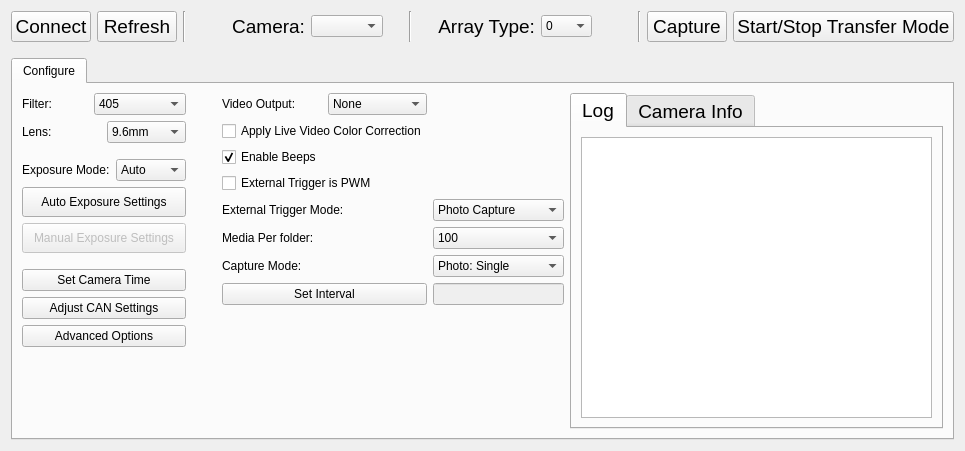
      <widget class="QWidget" name="KernelTab">
       <attribute name="title">
        <string>    Kernel    </string>
       </attribute>
       <layout class="QGridLayout" name="gridLayout_5">
        <item row="0" column="0">
         <layout class="QHBoxLayout" name="horizontalLayout_4">
          <item>
           <widget class="QPushButton" name="KernelConnect">
            <property name="font">
             <font>
              <pointsize>14</pointsize>
              <weight>50</weight>
              <bold>false</bold>
             </font>
            </property>
            <property name="text">
             <string>Connect</string>
            </property>
           </widget>
          </item>
          <item>
           <widget class="QPushButton" name="KernelRefreshButton">
            <property name="font">
             <font>
              <pointsize>14</pointsize>
              <weight>50</weight>
              <bold>false</bold>
             </font>
            </property>
            <property name="text">
             <string>Refresh</string>
            </property>
           </widget>
          </item>
          <item>
           <widget class="Line" name="line_2">
            <property name="orientation">
             <enum>Qt::Vertical</enum>
            </property>
           </widget>
          </item>
          <item>
           <spacer name="horizontalSpacer_16">
            <property name="orientation">
             <enum>Qt::Horizontal</enum>
            </property>
            <property name="sizeType">
             <enum>QSizePolicy::Fixed</enum>
            </property>
            <property name="sizeHint" stdset="0">
             <size>
              <width>40</width>
              <height>20</height>
             </size>
            </property>
           </spacer>
          </item>
          <item>
           <widget class="QLabel" name="label_6">
            <property name="enabled">
             <bool>true</bool>
            </property>
            <property name="font">
             <font>
              <pointsize>14</pointsize>
             </font>
            </property>
            <property name="text">
             <string>Camera:</string>
            </property>
            <property name="alignment">
             <set>Qt::AlignRight|Qt::AlignTrailing|Qt::AlignVCenter</set>
            </property>
           </widget>
          </item>
          <item>
           <widget class="QComboBox" name="KernelCameraSelect">
            <property name="enabled">
             <bool>true</bool>
            </property>
           </widget>
          </item>
          <item>
           <spacer name="horizontalSpacer_17">
            <property name="orientation">
             <enum>Qt::Horizontal</enum>
            </property>
            <property name="sizeType">
             <enum>QSizePolicy::Fixed</enum>
            </property>
            <property name="sizeHint" stdset="0">
             <size>
              <width>20</width>
              <height>20</height>
             </size>
            </property>
           </spacer>
          </item>
          <item>
           <widget class="Line" name="line">
            <property name="orientation">
             <enum>Qt::Vertical</enum>
            </property>
           </widget>
          </item>
          <item>
           <spacer name="horizontalSpacer_15">
            <property name="orientation">
             <enum>Qt::Horizontal</enum>
            </property>
            <property name="sizeType">
             <enum>QSizePolicy::Fixed</enum>
            </property>
            <property name="sizeHint" stdset="0">
             <size>
              <width>20</width>
              <height>20</height>
             </size>
            </property>
           </spacer>
          </item>
          <item>
           <widget class="QLabel" name="label_3">
            <property name="font">
             <font>
              <pointsize>14</pointsize>
             </font>
            </property>
            <property name="text">
             <string>Array Type:</string>
            </property>
            <property name="alignment">
             <set>Qt::AlignRight|Qt::AlignTrailing|Qt::AlignVCenter</set>
            </property>
           </widget>
          </item>
          <item>
           <widget class="QComboBox" name="KernelArraySelect">
            <item>
             <property name="text">
              <string>0</string>
             </property>
            </item>
            <item>
             <property name="text">
              <string>1</string>
             </property>
            </item>
            <item>
             <property name="text">
              <string>2</string>
             </property>
            </item>
            <item>
             <property name="text">
              <string>3</string>
             </property>
            </item>
            <item>
             <property name="text">
              <string>4</string>
             </property>
            </item>
            <item>
             <property name="text">
              <string>5</string>
             </property>
            </item>
            <item>
             <property name="text">
              <string>6</string>
             </property>
            </item>
            <item>
             <property name="text">
              <string>7</string>
             </property>
            </item>
            <item>
             <property name="text">
              <string>8</string>
             </property>
            </item>
            <item>
             <property name="text">
              <string>9</string>
             </property>
            </item>
            <item>
             <property name="text">
              <string>10</string>
             </property>
            </item>
            <item>
             <property name="text">
              <string>11</string>
             </property>
            </item>
            <item>
             <property name="text">
              <string>12</string>
             </property>
            </item>
            <item>
             <property name="text">
              <string>13</string>
             </property>
            </item>
            <item>
             <property name="text">
              <string>14</string>
             </property>
            </item>
            <item>
             <property name="text">
              <string>15</string>
             </property>
            </item>
            <item>
             <property name="text">
              <string>100</string>
             </property>
            </item>
            <item>
             <property name="text">
              <string>101</string>
             </property>
            </item>
           </widget>
          </item>
          <item>
           <spacer name="horizontalSpacer">
            <property name="orientation">
             <enum>Qt::Horizontal</enum>
            </property>
            <property name="sizeType">
             <enum>QSizePolicy::Fixed</enum>
            </property>
            <property name="sizeHint" stdset="0">
             <size>
              <width>40</width>
              <height>20</height>
             </size>
            </property>
           </spacer>
          </item>
          <item>
           <widget class="Line" name="line_3">
            <property name="orientation">
             <enum>Qt::Vertical</enum>
            </property>
           </widget>
          </item>
          <item>
           <widget class="QPushButton" name="KernelCaptureButton">
            <property name="font">
             <font>
              <pointsize>14</pointsize>
             </font>
            </property>
            <property name="text">
             <string>Capture</string>
            </property>
           </widget>
          </item>
          <item>
           <widget class="QPushButton" name="KernelTransferButton">
            <property name="font">
             <font>
              <pointsize>14</pointsize>
             </font>
            </property>
            <property name="text">
             <string>Start/Stop Transfer Mode</string>
            </property>
            <property name="checkable">
             <bool>true</bool>
            </property>
            <property name="checked">
             <bool>false</bool>
            </property>
           </widget>
          </item>
         </layout>
        </item>
        <item row="1" column="0">
         <spacer name="verticalSpacer_27">
          <property name="orientation">
           <enum>Qt::Vertical</enum>
          </property>
          <property name="sizeType">
           <enum>QSizePolicy::Fixed</enum>
          </property>
          <property name="sizeHint" stdset="0">
           <size>
            <width>20</width>
            <height>10</height>
           </size>
          </property>
         </spacer>
        </item>
        <item row="2" column="0">
         <widget class="QTabWidget" name="tabWidget_2">
          <property name="sizePolicy">
           <sizepolicy hsizetype="Expanding" vsizetype="MinimumExpanding">
            <horstretch>0</horstretch>
            <verstretch>0</verstretch>
           </sizepolicy>
          </property>
          <property name="currentIndex">
           <number>0</number>
          </property>
          <widget class="QWidget" name="tab_3">
           <attribute name="title">
            <string>Configure</string>
           </attribute>
           <layout class="QGridLayout" name="gridLayout_9">
            <item row="0" column="0">
             <layout class="QVBoxLayout" name="verticalLayout_39">
              <item>
               <layout class="QHBoxLayout" name="horizontalLayout_21">
                <item>
                 <layout class="QVBoxLayout" name="verticalLayout_4">
                  <item>
                   <layout class="QVBoxLayout" name="verticalLayout">
                    <item>
                     <layout class="QHBoxLayout" name="horizontalLayout_19">
                      <item>
                       <widget class="QLabel" name="label_11">
                        <property name="text">
                         <string>Filter:</string>
                        </property>
                       </widget>
                      </item>
                      <item>
                       <widget class="QComboBox" name="KernelFilterSelect">
                        <item>
                         <property name="text">
                          <string>405</string>
                         </property>
                        </item>
                        <item>
                         <property name="text">
                          <string>450</string>
                         </property>
                        </item>
                        <item>
                         <property name="text">
                          <string>490</string>
                         </property>
                        </item>
                        <item>
                         <property name="text">
                          <string>518</string>
                         </property>
                        </item>
                        <item>
                         <property name="text">
                          <string>550</string>
                         </property>
                        </item>
                        <item>
                         <property name="text">
                          <string>590</string>
                         </property>
                        </item>
                        <item>
                         <property name="text">
                          <string>615</string>
                         </property>
                        </item>
                        <item>
                         <property name="text">
                          <string>632</string>
                         </property>
                        </item>
                        <item>
                         <property name="text">
                          <string>650</string>
                         </property>
                        </item>
                        <item>
                         <property name="text">
                          <string>685</string>
                         </property>
                        </item>
                        <item>
                         <property name="text">
                          <string>725</string>
                         </property>
                        </item>
                        <item>
                         <property name="text">
                          <string>780</string>
                         </property>
                        </item>
                        <item>
                         <property name="text">
                          <string>808</string>
                         </property>
                        </item>
                        <item>
                         <property name="text">
                          <string>850</string>
                         </property>
                        </item>
                        <item>
                         <property name="text">
                          <string>880</string>
                         </property>
                        </item>
                        <item>
                         <property name="text">
                          <string>940</string>
                         </property>
                        </item>
                        <item>
                         <property name="text">
                          <string>945</string>
                         </property>
                        </item>
                        <item>
                         <property name="text">
                          <string>RGB</string>
                         </property>
                        </item>
                        <item>
                         <property name="text">
                          <string>UVR</string>
                         </property>
                        </item>
                        <item>
                         <property name="text">
                          <string>NGB</string>
                         </property>
                        </item>
                        <item>
                         <property name="text">
                          <string>RGN</string>
                         </property>
                        </item>
                        <item>
                         <property name="text">
                          <string>NO FILTER</string>
                         </property>
                        </item>
                       </widget>
                      </item>
                     </layout>
                    </item>
                    <item>
                     <layout class="QHBoxLayout" name="horizontalLayout_20">
                      <item>
                       <widget class="QLabel" name="label">
                        <property name="text">
                         <string>Lens:</string>
                        </property>
                       </widget>
                      </item>
                      <item>
                       <widget class="QComboBox" name="KernelLensSelect">
                        <item>
                         <property name="text">
                          <string>9.6mm</string>
                         </property>
                        </item>
                        <item>
                         <property name="text">
                          <string>8.25mm</string>
                         </property>
                        </item>
                        <item>
                         <property name="text">
                          <string>3.37mm</string>
                         </property>
                        </item>
                       </widget>
                      </item>
                     </layout>
                    </item>
                   </layout>
                  </item>
                  <item>
                   <spacer name="verticalSpacer_29">
                    <property name="orientation">
                     <enum>Qt::Vertical</enum>
                    </property>
                    <property name="sizeType">
                     <enum>QSizePolicy::Fixed</enum>
                    </property>
                    <property name="sizeHint" stdset="0">
                     <size>
                      <width>20</width>
                      <height>10</height>
                     </size>
                    </property>
                   </spacer>
                  </item>
                  <item>
                   <layout class="QGridLayout" name="gridLayout_6">
                    <item row="0" column="0">
                     <widget class="QLabel" name="label_5">
                      <property name="text">
                       <string>Exposure Mode:</string>
                      </property>
                     </widget>
                    </item>
                    <item row="0" column="1">
                     <widget class="QComboBox" name="KernelExposureMode">
                      <item>
                       <property name="text">
                        <string>Auto</string>
                       </property>
                      </item>
                      <item>
                       <property name="text">
                        <string>Manual</string>
                       </property>
                      </item>
                     </widget>
                    </item>
                    <item row="1" column="0" colspan="2">
                     <widget class="QPushButton" name="KernelAESettingsButton">
                      <property name="minimumSize">
                       <size>
                        <width>0</width>
                        <height>30</height>
                       </size>
                      </property>
                      <property name="text">
                       <string>Auto Exposure Settings</string>
                      </property>
                     </widget>
                    </item>
                    <item row="2" column="0" colspan="2">
                     <widget class="QPushButton" name="KernelMESettingsButton">
                      <property name="enabled">
                       <bool>false</bool>
                      </property>
                      <property name="minimumSize">
                       <size>
                        <width>0</width>
                        <height>30</height>
                       </size>
                      </property>
                      <property name="text">
                       <string>Manual Exposure Settings</string>
                      </property>
                     </widget>
                    </item>
                   </layout>
                  </item>
                  <item>
                   <spacer name="verticalSpacer_30">
                    <property name="orientation">
                     <enum>Qt::Vertical</enum>
                    </property>
                    <property name="sizeType">
                     <enum>QSizePolicy::Fixed</enum>
                    </property>
                    <property name="sizeHint" stdset="0">
                     <size>
                      <width>20</width>
                      <height>10</height>
                     </size>
                    </property>
                   </spacer>
                  </item>
                  <item>
                   <layout class="QVBoxLayout" name="verticalLayout_3">
                    <item>
                     <widget class="QPushButton" name="KernelTimeButton">
                      <property name="text">
                       <string>Set Camera Time</string>
                      </property>
                     </widget>
                    </item>
                    <item>
                     <widget class="QPushButton" name="KernelCANButton">
                      <property name="text">
                       <string>Adjust CAN Settings</string>
                      </property>
                     </widget>
                    </item>
                    <item>
                     <widget class="QPushButton" name="KernelAdvancedSettingsButton">
                      <property name="text">
                       <string>Advanced Options</string>
                      </property>
                     </widget>
                    </item>
                    <item>
                     <spacer name="verticalSpacer_32">
                      <property name="orientation">
                       <enum>Qt::Vertical</enum>
                      </property>
                      <property name="sizeHint" stdset="0">
                       <size>
                        <width>20</width>
                        <height>40</height>
                       </size>
                      </property>
                     </spacer>
                    </item>
                   </layout>
                  </item>
                 </layout>
                </item>
                <item>
                 <spacer name="horizontalSpacer_3">
                  <property name="orientation">
                   <enum>Qt::Horizontal</enum>
                  </property>
                  <property name="sizeType">
                   <enum>QSizePolicy::Fixed</enum>
                  </property>
                  <property name="sizeHint" stdset="0">
                   <size>
                    <width>30</width>
                    <height>20</height>
                   </size>
                  </property>
                 </spacer>
                </item>
                <item>
                 <layout class="QGridLayout" name="gridLayout">
                  <item row="2" column="1">
                   <spacer name="horizontalSpacer_2">
                    <property name="orientation">
                     <enum>Qt::Horizontal</enum>
                    </property>
                    <property name="sizeHint" stdset="0">
                     <size>
                      <width>40</width>
                      <height>20</height>
                     </size>
                    </property>
                   </spacer>
                  </item>
                  <item row="4" column="0">
                   <widget class="QLabel" name="label_19">
                    <property name="text">
                     <string>External Trigger Mode:</string>
                    </property>
                   </widget>
                  </item>
                  <item row="3" column="0">
                   <widget class="QCheckBox" name="KernelPWMSignal">
                    <property name="text">
                     <string>External Trigger is PWM</string>
                    </property>
                   </widget>
                  </item>
                  <item row="2" column="0">
                   <widget class="QCheckBox" name="KernelBeep">
                    <property name="text">
                     <string>Enable Beeps</string>
                    </property>
                    <property name="checked">
                     <bool>true</bool>
                    </property>
                   </widget>
                  </item>
                  <item row="4" column="1">
                   <widget class="QComboBox" name="KernelPWMMode">
                    <item>
                     <property name="text">
                      <string>Photo Capture</string>
                     </property>
                    </item>
                    <item>
                     <property name="text">
                      <string>Continuous</string>
                     </property>
                    </item>
                    <item>
                     <property name="text">
                      <string>Interval</string>
                     </property>
                    </item>
                    <item>
                     <property name="text">
                      <string>Video Recording</string>
                     </property>
                    </item>
                    <item>
                     <property name="text">
                      <string>Video Looping</string>
                     </property>
                    </item>
                   </widget>
                  </item>
                  <item row="3" column="1">
                   <spacer name="horizontalSpacer_9">
                    <property name="orientation">
                     <enum>Qt::Horizontal</enum>
                    </property>
                    <property name="sizeHint" stdset="0">
                     <size>
                      <width>40</width>
                      <height>20</height>
                     </size>
                    </property>
                   </spacer>
                  </item>
                  <item row="7" column="1">
                   <widget class="QLineEdit" name="KernelIntervalLine">
                    <property name="enabled">
                     <bool>false</bool>
                    </property>
                    <property name="readOnly">
                     <bool>true</bool>
                    </property>
                   </widget>
                  </item>
                  <item row="5" column="0">
                   <widget class="QLabel" name="label_9">
                    <property name="text">
                     <string>Media Per folder:</string>
                    </property>
                   </widget>
                  </item>
                  <item row="0" column="1">
                   <spacer name="horizontalSpacer_13">
                    <property name="orientation">
                     <enum>Qt::Horizontal</enum>
                    </property>
                    <property name="sizeHint" stdset="0">
                     <size>
                      <width>40</width>
                      <height>20</height>
                     </size>
                    </property>
                   </spacer>
                  </item>
                  <item row="6" column="0">
                   <widget class="QLabel" name="label_8">
                    <property name="text">
                     <string>Capture Mode:</string>
                    </property>
                   </widget>
                  </item>
                  <item row="7" column="0">
                   <widget class="QPushButton" name="KernelIntervalButton">
                    <property name="text">
                     <string>Set Interval</string>
                    </property>
                   </widget>
                  </item>
                  <item row="5" column="1">
                   <widget class="QComboBox" name="KernelFolderCount">
                    <item>
                     <property name="text">
                      <string>100</string>
                     </property>
                    </item>
                    <item>
                     <property name="text">
                      <string>1000</string>
                     </property>
                    </item>
                    <item>
                     <property name="text">
                      <string>10000</string>
                     </property>
                    </item>
                   </widget>
                  </item>
                  <item row="0" column="0">
                   <layout class="QHBoxLayout" name="horizontalLayout_8">
                    <item>
                     <widget class="QLabel" name="label_7">
                      <property name="text">
                       <string>Video Output:</string>
                      </property>
                     </widget>
                    </item>
                    <item>
                     <widget class="QComboBox" name="KernelVideoOut">
                      <item>
                       <property name="text">
                        <string>None</string>
                       </property>
                      </item>
                      <item>
                       <property name="text">
                        <string>HDMI</string>
                       </property>
                      </item>
                      <item>
                       <property name="text">
                        <string>SD (DAC)</string>
                       </property>
                      </item>
                      <item>
                       <property name="text">
                        <string>Both</string>
                       </property>
                      </item>
                     </widget>
                    </item>
                   </layout>
                  </item>
                  <item row="6" column="1">
                   <widget class="QComboBox" name="KernelCaptureMode">
                    <item>
                     <property name="text">
                      <string>Photo: Single</string>
                     </property>
                    </item>
                    <item>
                     <property name="text">
                      <string>Photo: Continuous</string>
                     </property>
                    </item>
                    <item>
                     <property name="text">
                      <string>Photo: Interval</string>
                     </property>
                    </item>
                    <item>
                     <property name="text">
                      <string>Video: Normal</string>
                     </property>
                    </item>
                    <item>
                     <property name="text">
                      <string>Video: Looping</string>
                     </property>
                    </item>
                   </widget>
                  </item>
                  <item row="1" column="1">
                   <spacer name="horizontalSpacer_14">
                    <property name="orientation">
                     <enum>Qt::Horizontal</enum>
                    </property>
                    <property name="sizeHint" stdset="0">
                     <size>
                      <width>40</width>
                      <height>20</height>
                     </size>
                    </property>
                   </spacer>
                  </item>
                  <item row="1" column="0">
                   <widget class="QCheckBox" name="KernelMatrixButton">
                    <property name="text">
                     <string>Apply Live Video Color Correction</string>
                    </property>
                    <property name="checkable">
                     <bool>true</bool>
                    </property>
                   </widget>
                  </item>
                  <item row="8" column="0">
                   <spacer name="verticalSpacer_31">
                    <property name="orientation">
                     <enum>Qt::Vertical</enum>
                    </property>
                    <property name="sizeHint" stdset="0">
                     <size>
                      <width>20</width>
                      <height>40</height>
                     </size>
                    </property>
                   </spacer>
                  </item>
                 </layout>
                </item>
               </layout>
              </item>
              <item>
               <spacer name="verticalSpacer_28">
                <property name="orientation">
                 <enum>Qt::Vertical</enum>
                </property>
                <property name="sizeHint" stdset="0">
                 <size>
                  <width>20</width>
                  <height>40</height>
                 </size>
                </property>
               </spacer>
              </item>
             </layout>
            </item>
            <item row="0" column="1">
             <widget class="QTabWidget" name="tabWidget_3">
              <property name="font">
               <font>
                <pointsize>14</pointsize>
               </font>
              </property>
              <property name="currentIndex">
               <number>0</number>
              </property>
              <widget class="QWidget" name="tab_8">
               <attribute name="title">
                <string>Log</string>
               </attribute>
               <layout class="QGridLayout" name="gridLayout_12">
                <item row="0" column="0">
                 <widget class="QTextEdit" name="KernelLog"/>
                </item>
               </layout>
              </widget>
              <widget class="QWidget" name="tab_9">
               <attribute name="title">
                <string>Camera Info</string>
               </attribute>
               <layout class="QGridLayout" name="gridLayout_13">
                <item row="0" column="0">
                 <widget class="QTextEdit" name="KernelPanel"/>
                </item>
               </layout>
              </widget>
             </widget>
            </item>
           </layout>
          </widget>
         </widget>
        </item>
       </layout>
      </widget>
